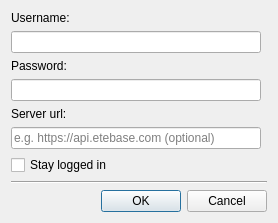
<?xml version="1.0" encoding="UTF-8"?>
<ui version="4.0">
 <class>Dialog</class>
 <widget class="QDialog" name="Dialog">
  <property name="geometry">
   <rect>
    <x>0</x>
    <y>0</y>
    <width>274</width>
    <height>214</height>
   </rect>
  </property>
  <property name="windowTitle">
   <string>Dialog</string>
  </property>
  <layout class="QGridLayout" name="gridLayout">
   <item row="4" column="0">
    <widget class="QLabel" name="label_3">
     <property name="text">
      <string>Server url:</string>
     </property>
    </widget>
   </item>
   <item row="2" column="0">
    <widget class="QLabel" name="label_2">
     <property name="text">
      <string>Password:</string>
     </property>
    </widget>
   </item>
   <item row="0" column="0">
    <widget class="QLabel" name="label">
     <property name="text">
      <string>Username:</string>
     </property>
    </widget>
   </item>
   <item row="8" column="0" colspan="2">
    <widget class="Line" name="line">
     <property name="orientation">
      <enum>Qt::Horizontal</enum>
     </property>
    </widget>
   </item>
   <item row="3" column="0">
    <widget class="QLineEdit" name="line_password">
     <property name="minimumSize">
      <size>
       <width>250</width>
       <height>0</height>
      </size>
     </property>
     <property name="inputMethodHints">
      <set>Qt::ImhHiddenText|Qt::ImhNoAutoUppercase|Qt::ImhNoPredictiveText|Qt::ImhSensitiveData</set>
     </property>
     <property name="echoMode">
      <enum>QLineEdit::Password</enum>
     </property>
    </widget>
   </item>
   <item row="1" column="0">
    <widget class="QLineEdit" name="line_username">
     <property name="minimumSize">
      <size>
       <width>250</width>
       <height>0</height>
      </size>
     </property>
    </widget>
   </item>
   <item row="5" column="0">
    <widget class="QLineEdit" name="line_url">
     <property name="minimumSize">
      <size>
       <width>200</width>
       <height>0</height>
      </size>
     </property>
     <property name="placeholderText">
      <string>e.g. https://api.etebase.com (optional)</string>
     </property>
    </widget>
   </item>
   <item row="7" column="0">
    <spacer name="verticalSpacer">
     <property name="orientation">
      <enum>Qt::Vertical</enum>
     </property>
     <property name="sizeHint" stdset="0">
      <size>
       <width>20</width>
       <height>40</height>
      </size>
     </property>
    </spacer>
   </item>
   <item row="9" column="0" colspan="2">
    <widget class="QDialogButtonBox" name="buttonBox">
     <property name="orientation">
      <enum>Qt::Horizontal</enum>
     </property>
     <property name="standardButtons">
      <set>QDialogButtonBox::Cancel|QDialogButtonBox::Ok</set>
     </property>
    </widget>
   </item>
   <item row="6" column="0">
    <widget class="QCheckBox" name="cb_stay_logged_in">
     <property name="text">
      <string>Stay logged in</string>
     </property>
    </widget>
   </item>
  </layout>
 </widget>
 <tabstops>
  <tabstop>line_username</tabstop>
  <tabstop>line_password</tabstop>
  <tabstop>line_url</tabstop>
 </tabstops>
 <resources/>
 <connections>
  <connection>
   <sender>buttonBox</sender>
   <signal>accepted()</signal>
   <receiver>Dialog</receiver>
   <slot>accept()</slot>
   <hints>
    <hint type="sourcelabel">
     <x>248</x>
     <y>254</y>
    </hint>
    <hint type="destinationlabel">
     <x>157</x>
     <y>274</y>
    </hint>
   </hints>
  </connection>
  <connection>
   <sender>buttonBox</sender>
   <signal>rejected()</signal>
   <receiver>Dialog</receiver>
   <slot>reject()</slot>
   <hints>
    <hint type="sourcelabel">
     <x>316</x>
     <y>260</y>
    </hint>
    <hint type="destinationlabel">
     <x>286</x>
     <y>274</y>
    </hint>
   </hints>
  </connection>
 </connections>
</ui>
